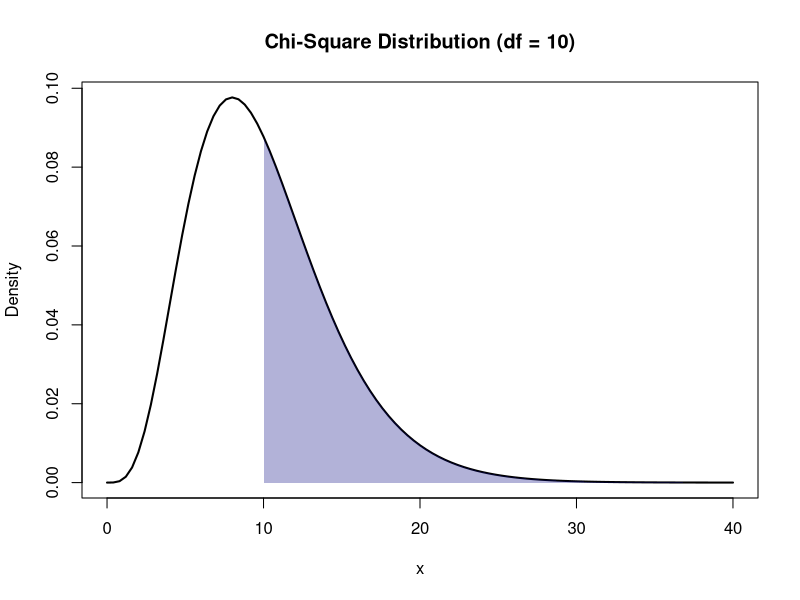

Source code (R):
# https://www.statology.org/plot-chi-square-distribution-in-r/


#create density curve
curve(dchisq(x, df = 10), from = 0, to = 40,
main = 'Chi-Square Distribution (df = 10)',
ylab = 'Density',
lwd = 2)

#create vector of x values
x_vector <- seq(10, 40)

#create vector of chi-square density values
p_vector <- dchisq(x_vector, df = 10)

#fill in portion of the density plot from 10 to 40
polygon(c(x_vector, rev(x_vector)), c(p_vector, rep(0, length(p_vector))),
        col = adjustcolor('navyblue', alpha=0.3), border = NA)
